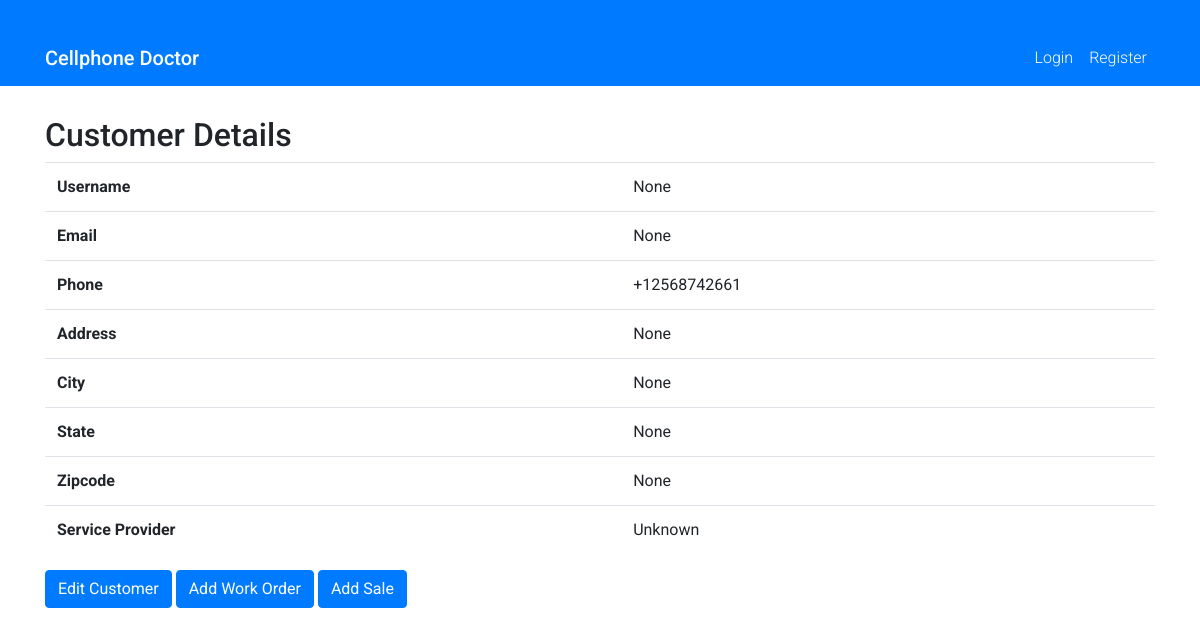
The page /store/customer/2/ on the database its author committed.
### store/models.py (models this page shows, shortened)
class Customer(models.Model):
    username = models.CharField(max_length=50, blank=True, null=True, verbose_name='Username')
    email = models.EmailField(max_length=50, blank=True, null=True, unique=True, verbose_name='Email')
    phone = models.CharField(max_length=14, unique=True, verbose_name='Phone Number')
    address = models.CharField(max_length=100, blank=True, null=True, verbose_name='Address')
    city = models.CharField(max_length=50, blank=True, null=True, verbose_name='City')
    state = models.CharField(max_length=2, blank=True, null=True, choices=STATE_CHOICES, verbose_name='State')
    zipcode = models.CharField(max_length=10, blank=True, null=True, verbose_name='Zip Code')
    service_provider = models.CharField(max_length=50, choices=SERVICE_PROVIDER_CHOICES, default='Unknown', verbose_name='Service Provider')
    accept_devices_trade_in = models.BooleanField(default=True, verbose_name='Accept Trade-ins')
    accept_devices_buy = models.BooleanField(default=True, verbose_name='Buy Devices')
    accept_devices_sell = models.BooleanField(default=True, verbose_name='Sell Devices')
    accept_device_repair = models.BooleanField(default=True, verbose_name='Repair Devices')
    accept_sell = models.BooleanField(default=True, verbose_name='Accept Sales')
    blacklisted = models.BooleanField(default=False, verbose_name='Blacklisted')
    blacklisted_reason = models.CharField(max_length=100, default="", blank=True, null=True, verbose_name='Blacklisted Reason')
    photo = models.ImageField(upload_to='customer_photos', blank=True, null=True, verbose_name='Customer Photo')
    notes = models.TextField(max_length=500, blank=True, null=True, verbose_name='Notes')
    bio = models.TextField(max_length=500, blank=True, null=True, verbose_name='Biography')
    created_at = models.DateTimeField(auto_now_add=True, verbose_name='Created At')
    updated_at = models.DateTimeField(auto_now=True, verbose_name='Updated At')
    created_by = models.ForeignKey(User, null=True, blank=True, on_delete=models.CASCADE, related_name='customer_created_by', verbose_name='Created By')
    updated_by = models.ForeignKey(User, null=True, blank=True, on_delete=models.CASCADE, related_name='customer_updated_by', verbose_name='Updated By')
    class Meta:
        ordering = ('id',)
        verbose_name = 'Customer'
        verbose_name_plural = 'Customers'

### store/views.py (the view)
# urls.py: path('customer/<int:customer_id>/', views.customer_detail, name='customer_detail'),
def customer_detail(request, customer_id):
    customer = get_object_or_404(Customer, pk=customer_id)
    return render(request, 'store/customer_detail.html', {'customer': customer})

### store/templates/store/customer_detail.html
{% extends 'base.html' %}
{% block content %}
    <h2>Customer Details</h2>
    <table class="table">
        <tbody>
            <tr>
                <th>Username</th>
                <td>{{ customer.username }}</td>
            </tr>
            <tr>
                <th>Email</th>
                <td>{{ customer.email }}</td>
            </tr>
            <tr>
                <th>Phone</th>
                <td>{{ customer.phone }}</td>
            </tr>
            <tr>
                <th>Address</th>
                <td>{{ customer.address }}</td>
            </tr>
            <tr>
                <th>City</th>
                <td>{{ customer.city }}</td>
            </tr>
            <tr>
                <th>State</th>
                <td>{{ customer.state }}</td>
            </tr>
            <tr>
                <th>Zipcode</th>
                <td>{{ customer.zipcode }}</td>
            </tr>
            <tr>
                <th>Service Provider</th>
                <td>{{ customer.service_provider }}</td>
            </tr>
        </tbody>
    </table>
    <div>
        <a href="{% url 'edit_customer' customer_id=customer.id %}" class="btn btn-primary">Edit Customer</a>
        <a href="{% url 'add_work_order' customer_id=customer.id %}" class="btn btn-primary">Add Work Order</a>
        <a href="{% url 'add_sale' customer_id=customer.id %}" class="btn btn-primary">Add Sale</a>
    </div>
{% endblock %}

### static/css/styles.css (style rules this page uses)
body { font-family: 'Roboto', sans-serif; }

### rows shown on the page
Customer: username "None", email "None", phone "+12568742661", address "None", city "None", state "None", zipcode "None", service_provider "Unknown"
